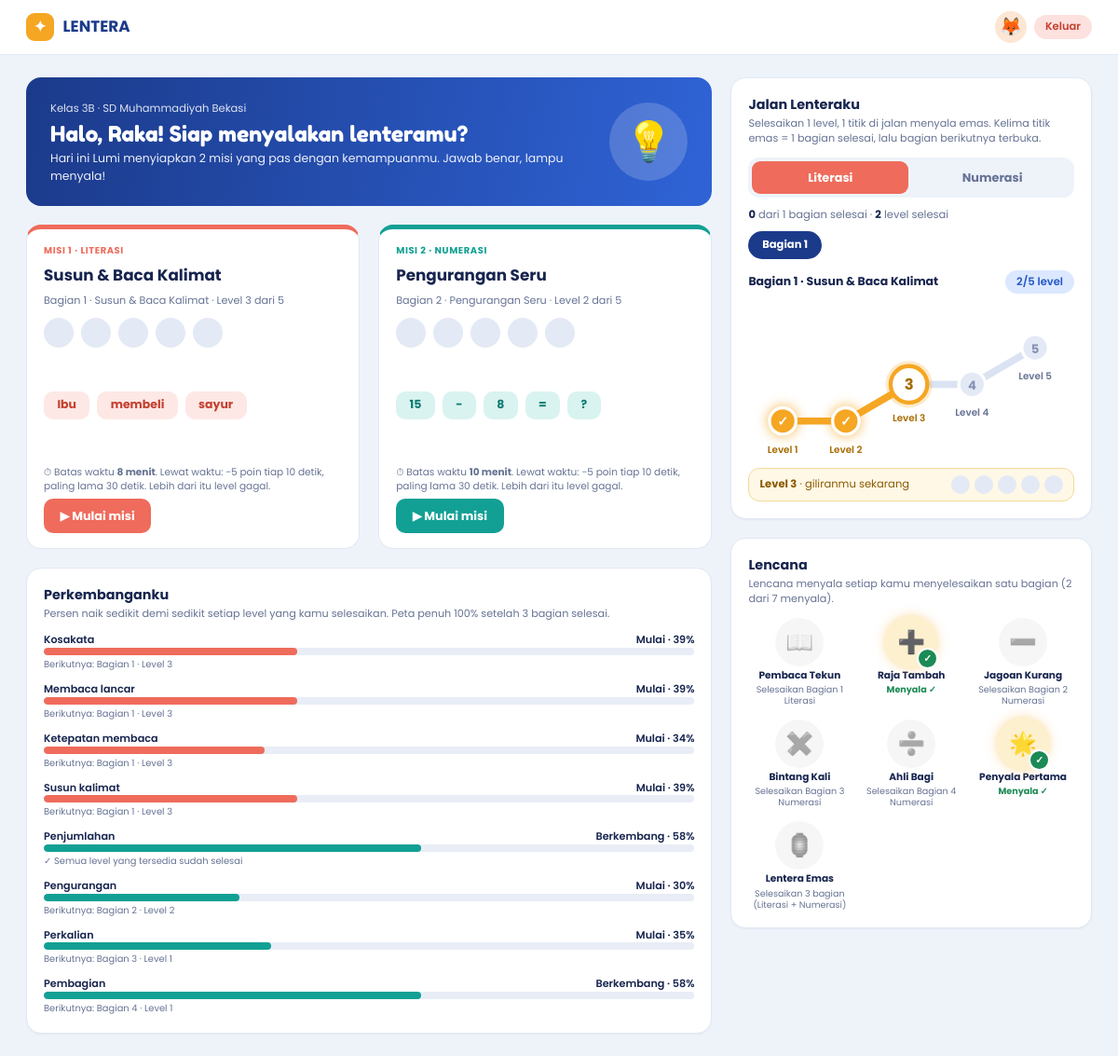
/murid/ (signed in), run on the app's committed database.
### belajar/models.py (models this page shows, shortened)
class Siswa(models.Model):
    user = models.OneToOneField(User, on_delete=models.CASCADE, related_name="siswa")
    kelas = models.ForeignKey(Kelas, on_delete=models.CASCADE, related_name="siswa")
    avatar = models.CharField(max_length=8, default="🙂")
    kode_samaran = models.CharField(max_length=20, unique=True, help_text="ID samaran: satu-satunya ID yang dikenal game")
    poin = models.PositiveIntegerField(default=0)
    class Meta:
        verbose_name_plural = "Siswa"
    @property
    def nama(self):
        return self.user.first_name or self.user.username

class Kelas(models.Model):
    nama = models.CharField(max_length=20, unique=True)
    kode = models.CharField(max_length=20, unique=True, help_text="Kode kelas untuk login murid")
    wali_kelas = models.ForeignKey(User, null=True, blank=True, on_delete=models.SET_NULL, related_name="kelas_wali")
    ambang_perhatian = models.PositiveSmallIntegerField(default=3, help_text="Siswa perlu perhatian bila sebanyak ini kompetensinya berstatus Mulai")
    target_bagian = models.PositiveSmallIntegerField(
        default=3,
        help_text="Peta Kompetensi baru mencapai 100% bila murid sudah menyelesaikan sebanyak ini bagian (1 bagian = 5 level)",
    )
    class Meta:
        verbose_name_plural = "Kelas"

class Misi(models.Model):
    STATUS = [("baru", "Baru"), ("selesai", "Selesai"), ("gagal", "Gagal (waktu habis)")]
    JENIS = [("misi", "Misi"), ("diagnostik", "Asesmen diagnostik")]
    siswa = models.ForeignKey(Siswa, on_delete=models.CASCADE, related_name="misi")
    kompetensi = models.ForeignKey(Kompetensi, on_delete=models.CASCADE)
    bagian = models.PositiveSmallIntegerField(default=1, help_text="Bagian di Jalan Lentera (1 bagian = 5 level)")
    level = models.PositiveSmallIntegerField(default=1)
    status = models.CharField(max_length=10, choices=STATUS, default="baru")
    jenis = models.CharField(max_length=12, choices=JENIS, default="misi")
    dari_guru = models.BooleanField(default=False)
    aktivitas = models.ForeignKey(Aktivitas, null=True, blank=True, on_delete=models.SET_NULL)
    soal_ids = models.JSONField(default=list, blank=True, help_text="Daftar SoalGame yang dipakai percobaan ini; dibekukan saat game dibuka")
    skor = models.PositiveSmallIntegerField(null=True, blank=True, help_text="Skor akhir yang dikirim game (sudah dipotong denda waktu)")
    durasi_detik = models.PositiveIntegerField(null=True, blank=True)
    mulai_pada = models.DateTimeField(null=True, blank=True, help_text="Saat soal pertama tampil di game; jam batas waktu berjalan sejak saat ini")
    selesai_pada = models.DateTimeField(null=True, blank=True)
    dibuat = models.DateTimeField(default=timezone.now)
    class Meta:
        verbose_name_plural = "Misi"

class Kompetensi(models.Model):
    RANAH = [("literasi", "Literasi"), ("numerasi", "Numerasi")]
    kode = models.CharField(max_length=30, unique=True)
    nama = models.CharField(max_length=60)
    judul = models.CharField(max_length=60, blank=True)
    cakupan = models.CharField(max_length=160, blank=True)
    ranah = models.CharField(max_length=10, choices=RANAH)
    urutan = models.PositiveSmallIntegerField(default=0)
    class Meta:
        ordering = ["ranah", "urutan"]
        verbose_name_plural = "Kompetensi"

class Penguasaan(models.Model):
    siswa = models.ForeignKey(Siswa, on_delete=models.CASCADE, related_name="penguasaan")
    kompetensi = models.ForeignKey(Kompetensi, on_delete=models.CASCADE, related_name="penguasaan")
    p_l = models.FloatField(default=engine.P_AWAL)
    level = models.PositiveSmallIntegerField(default=1)
    salah_beruntun = models.PositiveSmallIntegerField(default=0)
    class Meta:
        unique_together = ("siswa", "kompetensi")
        ordering = ["kompetensi__ranah", "kompetensi__urutan"]
        verbose_name_plural = "Penguasaan"

### belajar/views.py (the view)
# urls.py: path("murid/", views.murid_beranda, name="murid"),
@role_required("murid")
def murid_beranda(request):
    siswa = request.user.siswa
    pen = penguasaan_lengkap(siswa)
    aktif = misi_aktif(siswa)
    jalan = jalur.jalur_siswa(siswa, aktif)
    target = siswa.kelas.target_bagian
    peta = jalur.peta_siswa(siswa, pen, target)
    diagnostik = list(siswa.misi.filter(jenis="diagnostik", status="baru").select_related("kompetensi"))
    return render(request, "belajar/murid_beranda.html", {
        "siswa": siswa, "kartu": [_kartu(m, jalan) for m in aktif], "peta": [{"p": p, "i": i} for p, i in peta],
        "jalan": [jalan["literasi"], jalan["numerasi"]], "lencana": jalur.lencana_siswa(jalan, target),
        "zig_lebar": jalur.ZIGZAG_LEBAR, "zig_tinggi": jalur.ZIGZAG_TINGGI,
        "lencana_menyala": sum(1 for x in jalur.lencana_siswa(jalan, target) if x[3]),
        "diagnostik": diagnostik, "target_bagian": target, "aturan": jalur.aturan_waktu(), "sekolah": settings.LENTERA_SEKOLAH})

### accounts/utils.py (called while the page is built)
def get_role(user):
    if not user.is_authenticated:
        return None
    profile = getattr(user, "profile", None)
    return profile.role if profile else None

def role_required(*roles):
    def deco(view):
        @wraps(view)
        @login_required
        def wrapped(request, *a, **kw):
            role = get_role(request.user)
            return view(request, *a, **kw) if role in roles else redirect(HOME.get(role, "/login/"))
        return wrapped
    return deco

### belajar/bank_soal.py (called while the page is built)
def soal_level(game, bagian, level, kompetensi=None):
    qs = SoalGame.objects.filter(game=game, bagian=bagian, level=level, aktif=True).select_related("kompetensi")
    if game == "numerasi" and kompetensi is not None:
        qs = qs.filter(kompetensi=kompetensi)
    return list(qs.order_by("urutan", "id"))

### belajar/cors.py (called while the page is built, shortened)
    def __call__(self, request):
        api = request.path.startswith("/api/game/")
        resp = HttpResponse(status=204) if api and request.method == "OPTIONS" else self.get_response(request)
        return resp

### belajar/engine.py (called while the page is built)
def _angka_valid(nilai):
    try:
        angka = float(nilai)
    except (TypeError, ValueError, OverflowError):
        return None
    if not isfinite(angka):
        return None
    return angka

def batasi_peluang(p):
    angka = _angka_valid(p)
    if angka is None:
        return P_AWAL
    return max(0.0, min(1.0, angka))

def fase(level):
    level = int(level)
    if not LEVEL_MIN <= level <= LEVEL_MAKS:
        raise ValueError("Level harus berada pada 1 sampai 5.")
    return "A" if level <= 2 else "B"

def status(p):
    p = batasi_peluang(p)
    if p >= AMBANG_CAKAP:
        return "Cakap"
    if p >= AMBANG_MULAI:
        return "Berkembang"
    return "Mulai"

### belajar/jalur.py (called while the page is built)
def level_per_bagian():
    return int(getattr(settings, "LENTERA_LEVEL_PER_BAGIAN", 5))

def soal_per_level():
    return int(getattr(settings, "LENTERA_SOAL_PER_LEVEL", 5))

def bagian_bisa_dimainkan(game, bagian=None):
    hasil = []
    for b in (bagian if bagian is not None else struktur(game)):
        if not b["lengkap"]:
            break
        hasil.append(b)
    return hasil

def game_dari_kompetensi(kompetensi):
    return "literasi" if kompetensi.ranah == "literasi" else "numerasi"

def aktivitas_misi(misi):
    if misi.aktivitas_id:
        return misi.aktivitas
    return (
        Aktivitas.objects.filter(kompetensi=misi.kompetensi, level_min__lte=misi.level, level_maks__gte=misi.level)
        .order_by("-tervalidasi", "id").first()
    )

def status_persen(pct):
    return engine.status(pct / 100)

### templates/belajar/murid_beranda.html (shortened to what this page needs)
{% extends 'base.html' %}
{% block body %}
<header class="mtop">
  <div class="logo"><i>✦</i><span>LENTERA</span></div>
  <div class="bar">
    <span class="av" aria-hidden="true">{{ siswa.avatar }}</span>
    <a class="chip merah" href="/logout/">Keluar</a>
  </div>
</header>
<main class="mmain">
  <div class="mleft">
    <section class="hero">
      <div><small>Kelas {{ siswa.kelas.nama }} · {{ sekolah }}</small>
        <h1 class="kids">Halo, {{ siswa.nama }}! Siap menyalakan lenteramu?</h1>
        <p>{% if kartu %}Hari ini Lumi menyiapkan {{ kartu|length }} misi yang pas dengan kemampuanmu. Jawab benar, lampu menyala!{% else %}Semua level yang tersedia sudah kamu selesaikan. Hebat!{% endif %}</p></div>
      <div class="lumi">💡</div>
    </section>
    <section class="misi2" id="misi" aria-label="Misi hari ini">
      {% for k in kartu %}
      <article class="misi {{ k.r3 }}">
        <span class="lab {{ k.r3 }}-t">MISI {{ forloop.counter }} · {{ k.m.kompetensi.get_ranah_display|upper }}</span>
        <h3>{{ k.m.kompetensi.judul }}</h3>
        <p class="sub">Bagian {{ k.m.bagian }}{% if k.judul_bagian %} · {{ k.judul_bagian }}{% endif %} · Level {{ k.m.level }} dari 5{% if k.m.dari_guru %} · tugas dari guru{% endif %}</p>
        <div class="lampu-baris besar" role="img" aria-label="{{ k.nyala }} dari {{ k.total }} lampu sudah menyala">{% for l in k.lampu %}<span class="lampu{% if l %} on{% endif %}">{% if l %}✓{% endif %}</span>{% endfor %}</div>
        <div class="pratinjau" aria-hidden="true">
          {% if k.angka %}<div class="blok">{% for i in k.puluhan %}<span class="bar-p"></span>{% endfor %}<span>{% for i in k.satuan %}<span class="sq"></span>{% endfor %}</span><strong>{{ k.angka }}</strong></div>
          {% else %}{% for w in k.kata %}<span class="kata">{{ w }}</span>{% endfor %}{% endif %}
        </div>
        <p class="waktu">{% if k.batas_detik %}⏱ Batas waktu <b>{{ k.menit }} menit</b>. Lewat waktu: −{{ aturan.penalti_poin }} poin tiap {{ aturan.tick_detik }} detik, paling lama {{ aturan.toleransi_detik }} detik. Lebih dari itu level gagal.{% else %}⏱ Level ini tanpa batas waktu.{% endif %}</p>
        <a class="btn {{ k.r3 }}" href="{% url 'mulai_game' k.m.id %}">{% if k.nyala %}▶ Lanjutkan misi{% else %}▶ Mulai misi{% endif %}</a>
      </article>
      {% endfor %}
    </section>
    <section class="card" id="progres">
      <h3>Perkembanganku</h3>
      <p class="hint">Persen naik sedikit demi sedikit setiap level yang kamu selesaikan. Peta penuh 100% setelah {{ target_bagian }} bagian selesai.</p>
      <div class="prog">{% for x in peta %}<div><p><span>{{ x.p.kompetensi.nama }}</span><span>{{ x.i.st }} · {{ x.i.pct }}%</span></p>
        <div><i class="{{ x.p.kompetensi.ranah|slice:':3' }}" style="width:{{ x.i.pct }}%"></i></div>
        <small class="posisi">{% if x.i.penuh %}✓ Semua level yang tersedia sudah selesai{% elif x.i.bagian %}Berikutnya: Bagian {{ x.i.bagian }} · Level {{ x.i.level }}{% else %}Menunggu soal dari guru{% endif %}</small></div>{% endfor %}</div>
    </section>
  </div>
  <aside class="mright">
    <section class="card jalan" id="jalur" aria-label="Jalan Lenteraku">
      <h3>Jalan Lenteraku</h3>
      <p class="hint">Selesaikan 1 level, 1 titik di jalan menyala emas. Kelima titik emas = 1 bagian selesai, lalu bagian berikutnya terbuka.</p>
      <div class="tabs" role="tablist" aria-label="Pilih kategori jalan">
        {% for g in jalan %}<button type="button" role="tab" class="tab t-{{ g.game|slice:':3' }}" id="tab-{{ g.game }}" data-game="{{ g.game }}" aria-controls="panel-{{ g.game }}" aria-selected="false">{{ g.nama }}</button>{% endfor %}
      </div>
      {% for g in jalan %}
      <div class="game-panel" id="panel-{{ g.game }}" role="tabpanel" aria-labelledby="tab-{{ g.game }}" data-game="{{ g.game }}">
        {% if not g.ada_main %}
        <p class="kosong-info">Belum ada bagian {{ g.nama }} yang siap. Gurumu sedang menyiapkan soalnya.</p>
        {% else %}
        <p class="ringkas"><b>{{ g.jumlah_penuh }}</b> dari {{ g.jumlah_main }} bagian selesai · <b>{{ g.level_selesai }}</b> level selesai</p>
        <div class="pills" role="group" aria-label="Pilih bagian {{ g.nama }}">
          {% for b in g.bagian %}{% if b.bisa_main %}<button type="button" class="pill" data-bagian="{{ g.game }}-{{ b.no }}" aria-pressed="false">Bagian {{ b.no }}</button>{% endif %}{% endfor %}
        </div>
        {% for b in g.bagian %}{% if b.bisa_main %}
        <div class="bagian{% if b.penuh %} penuh{% endif %}" id="bagian-{{ g.game }}-{{ b.no }}" data-bagian="{{ g.game }}-{{ b.no }}"{% if g.buka == b.no %} data-buka="1"{% endif %}>
          <p class="b-judul"><b>Bagian {{ b.no }} · {{ b.judul }}</b><span class="chip {% if b.penuh %}kuning{% else %}biru{% endif %}">{{ b.selesai }}/{{ b.level|length }} level</span></p>
          <svg class="zig{% if not b.terbuka %} kunci{% endif %}" viewBox="0 0 {{ zig_lebar }} {{ zig_tinggi }}" role="img" focusable="false"
               aria-label="Jalan Bagian {{ b.no }}: {{ b.selesai }} dari {{ b.level|length }} level selesai{% if not b.terbuka %}, masih terkunci{% endif %}">
            {% for x in b.level %}{% if x.seg_x is not None %}<line class="seg{% if x.status == 'selesai' %} on{% endif %}" x1="{{ x.gx }}" y1="{{ x.gy }}" x2="{{ x.seg_x }}" y2="{{ x.seg_y }}"/>{% endif %}{% endfor %}
            {% for x in b.level %}
            <g class="zig-node {{ x.status }}" transform="translate({{ x.gx }} {{ x.gy }})">
              <title>Level {{ x.nomor }}: {% if x.status == 'selesai' %}selesai, titik menyala emas{% elif x.status == 'kini' %}giliranmu sekarang ({{ x.nyala }} dari {{ x.total }} lampu menyala){% elif x.status == 'belum' %}belum dimainkan{% else %}terkunci{% endif %}</title>
              {% if x.status == 'kini' %}<circle class="aura" r="23"/>{% endif %}
              <circle class="dot" r="{% if x.status == 'kini' %}18{% else %}13{% endif %}"/>
              <text class="no" y="5" text-anchor="middle">{% if x.status == 'selesai' %}✓{% else %}{{ x.nomor }}{% endif %}</text>
              <text class="lbl" y="{% if x.status == 'kini' %}36{% else %}31{% endif %}" text-anchor="middle">Level {{ x.nomor }}</text>
            </g>
            {% endfor %}
          </svg>
          {% for x in b.level %}{% if x.status == 'kini' %}
          <div class="zig-info"><span><b>Level {{ x.nomor }}</b> · giliranmu sekarang</span>
            <span class="lampu-baris" role="img" aria-label="{{ x.nyala }} dari {{ x.total }} lampu menyala">{% for l in x.lampu %}<span class="lampu{% if l %} on{% endif %}">{% if l %}✓{% endif %}</span>{% endfor %}</span></div>
          {% endif %}{% endfor %}
        </div>
        {% endif %}{% endfor %}
        {% endif %}
      </div>
      {% endfor %}
    </section>
    <section class="card" id="lencana">
      <h3>Lencana</h3>
      <p class="hint">Lencana menyala setiap kamu menyelesaikan satu bagian ({{ lencana_menyala }} dari {{ lencana|length }} menyala).</p>
      <div class="lencana-grid">{% for ikon, nama, ket, nyala in lencana %}<div class="lencana {% if nyala %}on{% else %}off{% endif %}" title="{{ ket }}"><span class="ik" aria-hidden="true">{{ ikon }}</span><b>{{ nama }}</b><small>{% if nyala %}Menyala ✓{% else %}{{ ket }}{% endif %}</small></div>{% endfor %}</div>
    </section>
  </aside>
</main>
{% endblock %}

### data on the page
Siswa: avatar "🦊", kelas.nama "3B", nama "Raka"
Misi: m.kompetensi.ranah "LITERASI", m.kompetensi.judul "Susun & Baca Kalimat", m.bagian "1", judul_bagian "Susun & Baca Kalimat", m.level "3", kata "Ibu" "membeli" "sayur", menit "8", penalti_poin "5", tick_detik "10", toleransi_detik "30"
Misi: m.kompetensi.ranah "NUMERASI", m.kompetensi.judul "Pengurangan Seru", m.bagian "2", judul_bagian "Pengurangan Seru", m.level "2", kata "15" "-" "8" "=" "?", menit "10", penalti_poin "5", tick_detik "10", toleransi_detik "30"
Penguasaan: p.kompetensi.nama "Kosakata", i.st "Mulai", i.pct "39", i.bagian "1", i.level "3"
Penguasaan: p.kompetensi.nama "Membaca lancar", i.st "Mulai", i.pct "39", i.bagian "1", i.level "3"
Penguasaan: p.kompetensi.nama "Ketepatan membaca", i.st "Mulai", i.pct "34", i.bagian "1", i.level "3"
Penguasaan: p.kompetensi.nama "Susun kalimat", i.st "Mulai", i.pct "39", i.bagian "1", i.level "3"
Penguasaan: p.kompetensi.nama "Penjumlahan", i.st "Berkembang", i.pct "58", shows "✓ Semua level yang tersedia sudah selesai"
Penguasaan: p.kompetensi.nama "Pengurangan", i.st "Mulai", i.pct "30", i.bagian "2", i.level "2"
Penguasaan: p.kompetensi.nama "Perkalian", i.st "Mulai", i.pct "35", i.bagian "3", i.level "1"
Penguasaan: p.kompetensi.nama "Pembagian", i.st "Berkembang", i.pct "58", i.bagian "4", i.level "1"
Kompetensi: no "1", judul "Susun & Baca Kalimat", selesai "2", level|length "5", nomor "1" "2" "3" "4" "5", nomor "3" "4" "5", nomor "3"

### other printed values
{{ sekolah }} "SD Muhammadiyah Bekasi"
{{ kartu|length }} "2"
{{ target_bagian }} "3"
{{ g.nama }} "Literasi" "Numerasi"
{{ g.jumlah_penuh }} "0"
{{ g.jumlah_main }} "1"
{{ g.level_selesai }} "2"
{{ lencana_menyala }} "2"
{{ lencana|length }} "7"
{{ ikon }} "📖" "➕" "➖" "✖️" "➗" "🌟" "🏮"
{{ nama }} "Pembaca Tekun" "Raja Tambah" "Jagoan Kurang" "Bintang Kali" "Ahli Bagi" "Penyala Pertama" "Lentera Emas"
{{ ket }} "Selesaikan Bagian 1 Literasi" "Selesaikan Bagian 2 Numerasi" "Selesaikan Bagian 3 Numerasi" "Selesaikan Bagian 4 Numerasi" "Selesaikan 3 bagian (Literasi + Numerasi)"
